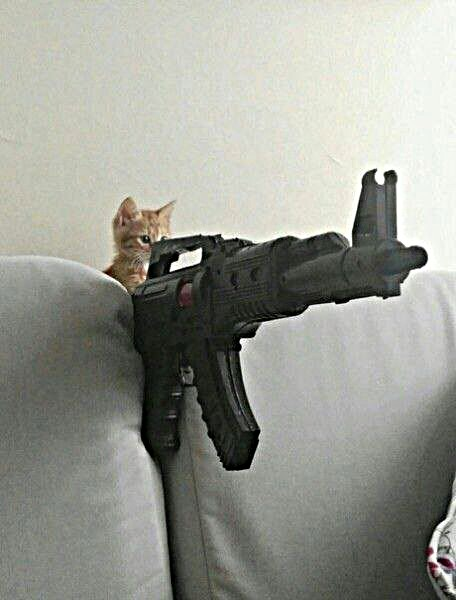
%> input picture lab-4/kot2.jpg, 456 x 600 px
$ octave lab4_sobel_filter.m   (GNU Octave 9; MATLAB toolbox functions it lacks are replaced by stand-ins)
%> lines starting %> are read from the running program, lines starting %| are printed output that depends on the picture; in (x1, y1, x2, y2) boxes, pixels count from 0 and x2, y2 are one past the last pixel; in counts of white or black regions, pixels touching at a corner belong together; the program's own positions count from 1
kot=imread("kot2.jpg");
%> kot is the input picture: size 600x456x3 uint8; mean R, G, B 153.6, 155.3, 146.9
subplot(1, 3, 1)
imshow(kot)

R = kot(:, :, 1);
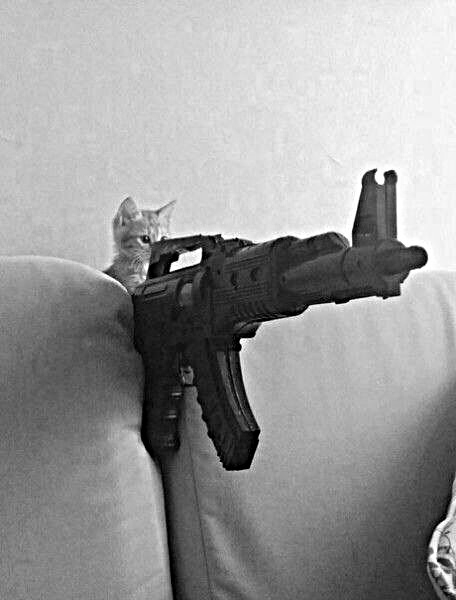
%> R: size 600x456 uint8; min 0, max 255, mean 153.6
G = kot(:, :, 2);
B = kot(:, :, 3);
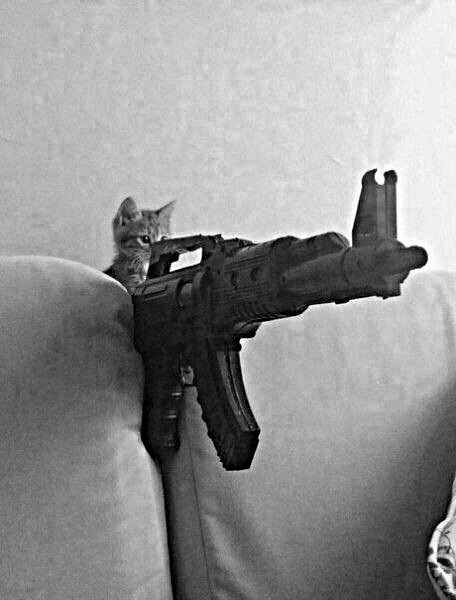
%> B: size 600x456 uint8; min 0, max 255, mean 146.9

R_filtered_1 = edge(R, 'sobel', 'horizontal');
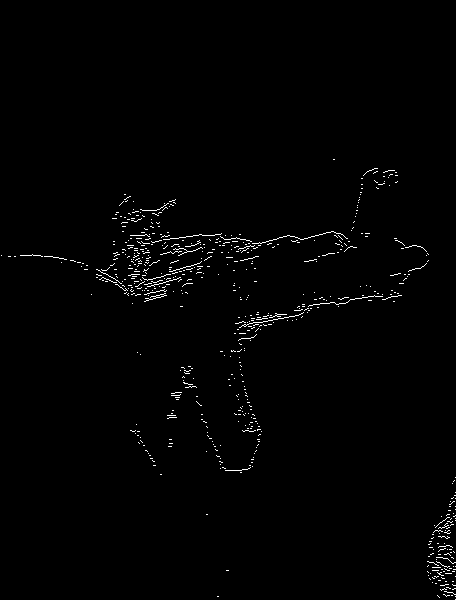
%> R_filtered_1: size 600x456 logical; 1% white in thin lines or dots, all inside (x1, y1, x2, y2) = (1, 159, 456, 600)
G_filtered_1 = edge(G, 'sobel', 'horizontal');
B_filtered_1 = edge(B, 'sobel', 'horizontal');
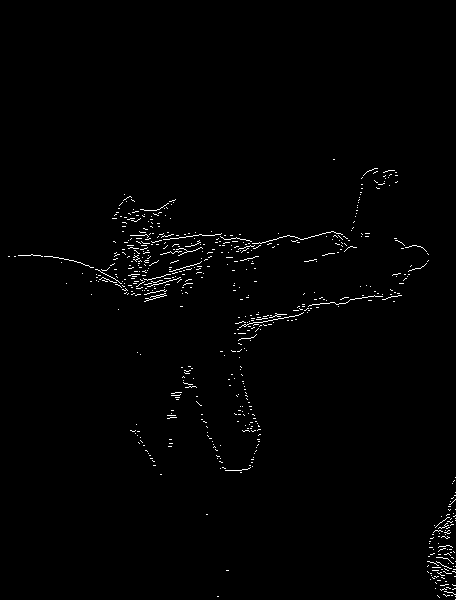
%> B_filtered_1: size 600x456 logical; 1% white in thin lines or dots, all inside (x1, y1, x2, y2) = (8, 159, 456, 600)

cat_filt_1 = zeros(size(kot), 'double');
cat_filt_1(:,:,1) = R_filtered_1;
cat_filt_1(:,:,2) = G_filtered_1;
cat_filt_1(:,:,3) = B_filtered_1;
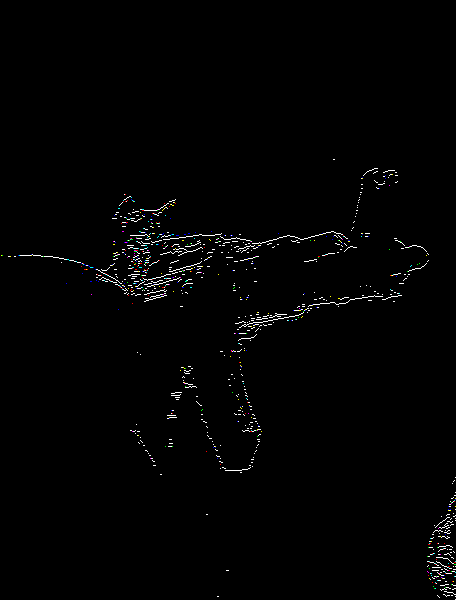
%> cat_filt_1: size 600x456x3 double; mean R, G, B 0.0103, 0.0104, 0.0104

subplot(1, 3, 2)
imshow(cat_filt_1);
title('horizontal');

R_filtered_2 = edge(R, 'sobel', 'vertical');
%> R_filtered_2: size 600x456 logical; 1.2% white in thin lines or dots, all inside (x1, y1, x2, y2) = (8, 168, 456, 600)
G_filtered_2 = edge(G, 'sobel', 'vertical');
B_filtered_2 = edge(B, 'sobel', 'vertical');
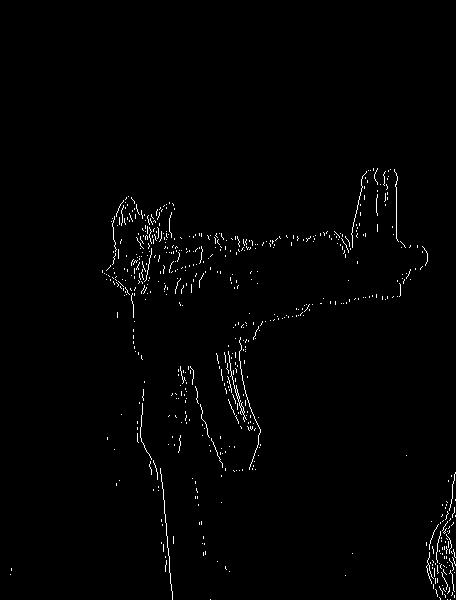
%> B_filtered_2: size 600x456 logical; 1.2% white in thin lines or dots, all inside (x1, y1, x2, y2) = (10, 168, 456, 600)

cat_filt_2 = zeros(size(kot), 'double');
cat_filt_2(:,:,1) = R_filtered_2;
cat_filt_2(:,:,2) = G_filtered_2;
cat_filt_2(:,:,3) = B_filtered_2;
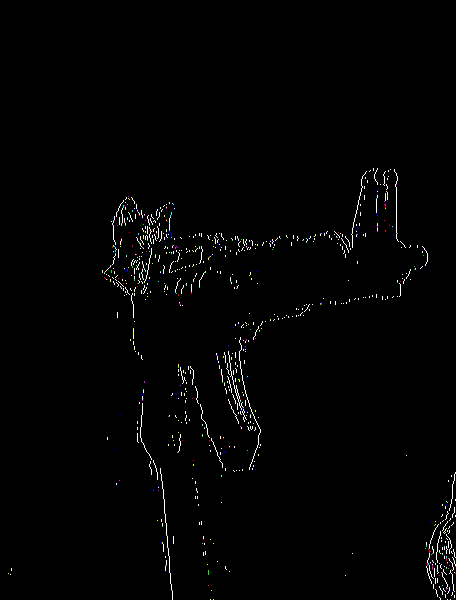
%> cat_filt_2: size 600x456x3 double; mean R, G, B 0.0117, 0.0117, 0.0116

subplot(1, 3, 3)
imshow(cat_filt_2);
title('vertical')

$ run again, with lab-4/kot1.jpg copied over lab-4/kot2.jpg
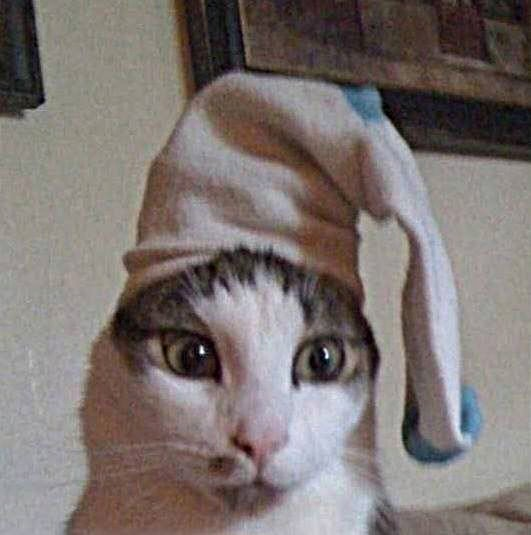
%> input picture lab-4/kot1.jpg, 531 x 535 px
%> kot is the input picture: size 535x531x3 uint8; mean R, G, B 124.3, 115.6, 113.1
%> `R_filtered_1 = edge(R, 'sobel', 'horizontal');`:
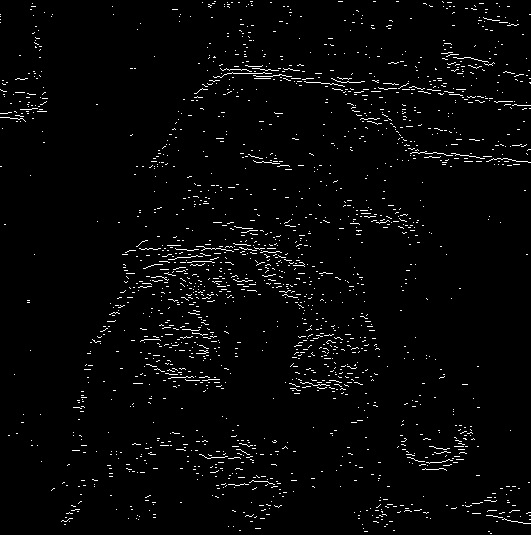
%> R_filtered_1: size 535x531 logical; 2.5% white in thin lines or dots
%> G_filtered_1: size 535x531 logical; 2.5% white in thin lines or dots
%> B_filtered_1: size 535x531 logical; 2.5% white in thin lines or dots
%> R_filtered_2: size 535x531 logical; 2% white in thin lines or dots
%> G_filtered_2: size 535x531 logical; 2% white in thin lines or dots
%> B_filtered_2: size 535x531 logical; 2.1% white in thin lines or dots
%> `cat_filt_2(:,:,3) = B_filtered_2;`:
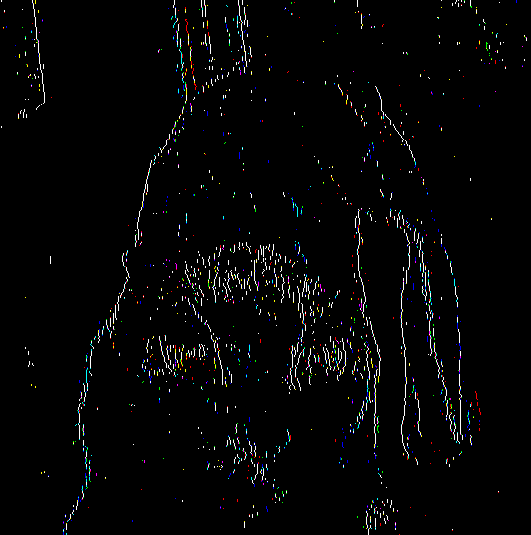
%> cat_filt_2: size 535x531x3 double; mean R, G, B 0.0197, 0.0203, 0.0208
